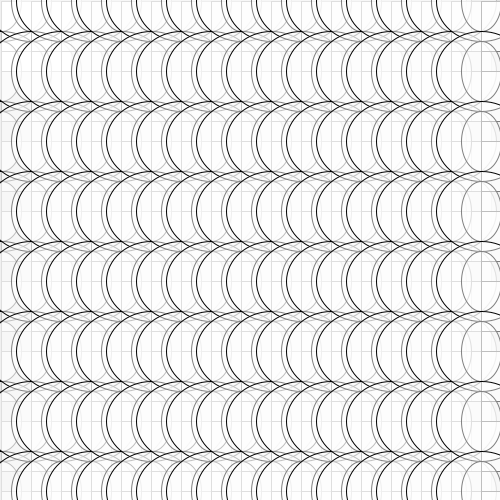
Frame 1 (no input)
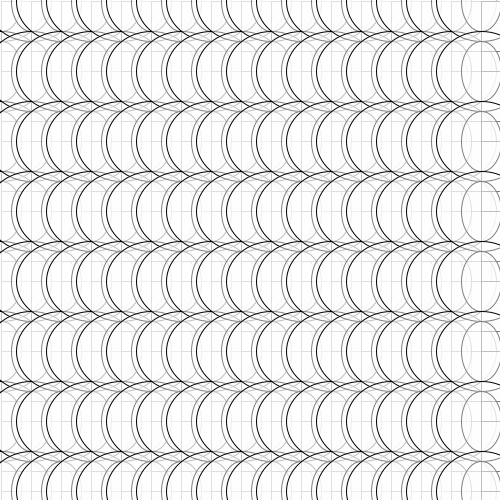
Frame 2 (the mouse pressed at the canvas centre, redrawn once)

The Processing sketch that drew these frames (run headless with seeded random() and noise(); the mouse was pressed at the canvas centre and the sketch redrawn once):

// Processing sketch: processing_85733
// ── processing_85733.pde

void setup() {

  size(500, 500);
  background(138);
  smooth();
}

void draw()

{

  for (int posX=1; posX < width; posX = posX+30)


    for (int posY=1; posY < height; posY = posY+70)
    {
      rect(posX, posY, 70, 70);
      rect(posX, posY, 50, 50);
      
      fill(255,255,255,127);
      ellipse(posX,posY,40,60);
      ellipse(posX,posY,90,80);
    }



  noLoop();
}
